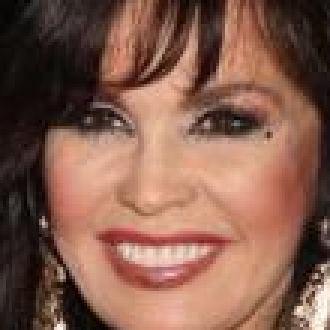
#> input picture data/01_without_mask/no_mask (109).png, 110 x 110 px, given in place of maksssksksss815.png, which was not available (shown 3 times larger)
$ jupyter execute --allow-errors PreProcessing.ipynb
#> lines starting #> are read from the running program, lines starting #| are printed output that depends on the picture; pictures that were not available may be replaced by others from this repository, and a replacement may not be noted
[cell 1]
from numpy import vstack
from sklearn.metrics import accuracy_score, precision_recall_fscore_support, confusion_matrix
from tqdm import tqdm
from pathlib import Path
import pandas as pd
from PIL import Image, ImageOps
import cv2
import numpy as np
import glob
import matplotlib.pyplot as plt

[cell 2]
dirPath = Path('./')
datasetPath  = Path(dirPath/'data')
noMaskPath  = datasetPath/'1 - without a face mask'
clothMaskPath  = datasetPath/'2 - with a cloth mask'
surgicalMaskPath = datasetPath/'3 - with a surgical mask'
N95MaskPath = datasetPath/'4 - with a N95 mask'
IncorrectMaskPath = datasetPath/'5. - Incorrectly worn Mask'
maskDF = pd.DataFrame()

#> (the rest of this cell did not finish here and is left out)

[cell 3]
maskDF

[cell 4]
img = Image.open("./data/5. - Incorrectly worn Mask/maksssksksss815.png")
#> img is the input picture: PIL image 110x110 RGB; mean R, G, B 132.4, 93, 77.5
display(img)

[cell 5]
img = img.resize((25,25))
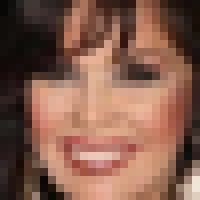
#> img: PIL image 25x25 RGB (shown 8 times larger); mean R, G, B 132.5, 93.1, 77.6

[cell 6]
gray_image = ImageOps.grayscale(img)
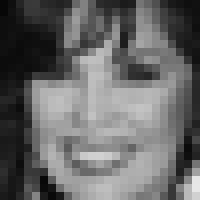
#> gray_image: PIL image 25x25 L (shown 8 times larger); min 7, max 231, mean 103.1
display(gray_image)

[cell 7]
files = glob.glob("./data/5. - Incorrectly worn Mask/*.png")
for file in files:
    img = Image.open(file)
    gray_image = ImageOps.grayscale(img)
    img = gray_image.resize((50,50))
    display(img)

[cell 8]
arr = np.array(img)
arr.shape
#> Out = (25, 25, 3)

$ run again, on data/02_with_cloth_mask/cloth_masked (129).png
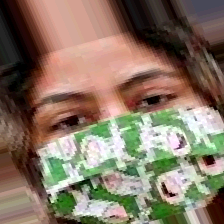
#> input picture data/02_with_cloth_mask/cloth_masked (129).png, 224 x 224 px, given in place of maksssksksss815.png, which was not available
#> img is the input picture: PIL image 224x224 RGB; mean R, G, B 134.5, 117.2, 99.9
#> `img = img.resize((25,25))`:
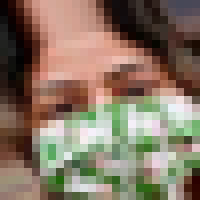
#> img: PIL image 25x25 RGB (shown 8 times larger); mean R, G, B 134.6, 117.2, 99.9
#> `gray_image = ImageOps.grayscale(img)`:
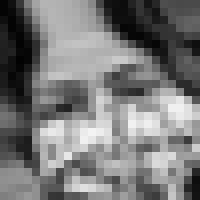
#> gray_image: PIL image 25x25 L (shown 8 times larger); min 2, max 243, mean 120.5

$ run again, on data/02_with_cloth_mask/cloth_masked (13).png
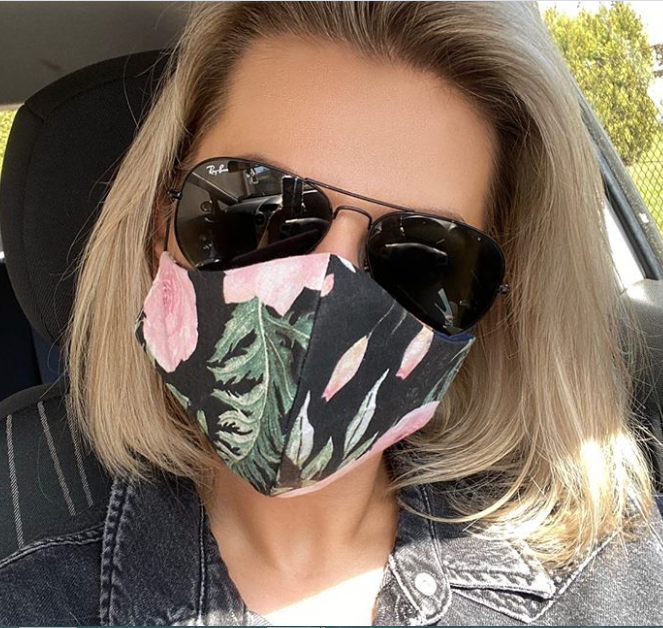
#> input picture data/02_with_cloth_mask/cloth_masked (13).png, 663 x 628 px, given in place of maksssksksss815.png, which was not available
#> img is the input picture: PIL image 663x628 RGB; mean R, G, B 124.6, 108.9, 94.2
#> `img = img.resize((25,25))`:
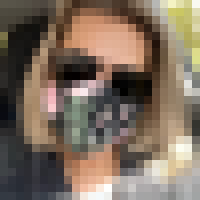
#> img: PIL image 25x25 RGB (shown 8 times larger); mean R, G, B 124.5, 108.8, 94
#> `gray_image = ImageOps.grayscale(img)`:
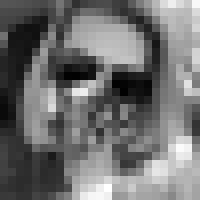
#> gray_image: PIL image 25x25 L (shown 8 times larger); min 1, max 255, mean 111.8

$ run again, on data/03_with_surgical_mask/surgical_masked (111).jpg
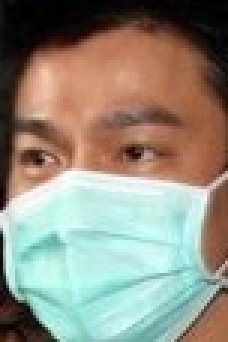
#> input picture data/03_with_surgical_mask/surgical_masked (111).jpg, 76 x 114 px, given in place of maksssksksss815.png, which was not available (shown 3 times larger)
#> img is the input picture: PIL image 76x114 RGB; mean R, G, B 145.5, 141.1, 127.4
#> `img = img.resize((25,25))`:
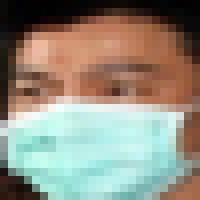
#> img: PIL image 25x25 RGB (shown 8 times larger); mean R, G, B 145.6, 141.2, 127.6
#> `gray_image = ImageOps.grayscale(img)`:
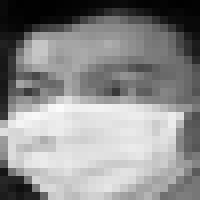
#> gray_image: PIL image 25x25 L (shown 8 times larger); min 1, max 251, mean 141
